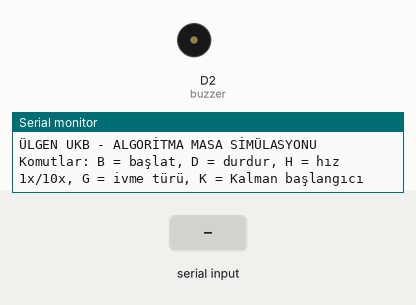
The sketch below on a simulated ESP8266 (NodeMCU). On the bench: buzzer (waves = sounding, pin HIGH), the last lines printed to the serial monitor. The inputs (shaded band) are chosen by the test bench. Random numbers use the default seed unless the sketch sets one.

Above: at 1.2 s.
1.3 s: "B" received over Serial
2.8 s: "H" received over Serial
At 5.44 s:
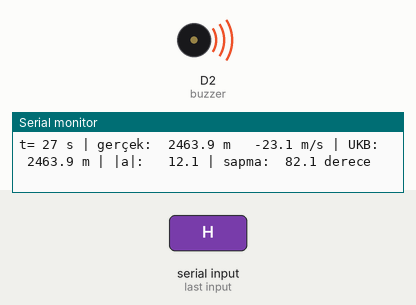
5.8 s: "D" received over Serial
Timing chart, 0 to 8.8 s (numbered marks = the images above; inputs shaded):
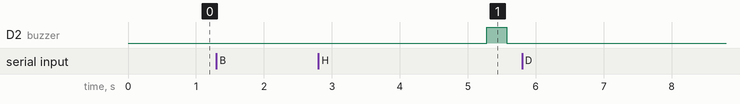

The sketch:

Algoritma_Simulasyon.ino
```cpp
////////////////////////////////////
// ÜLGEN UKB - UÇUŞ ALGORİTMASI MASA SİMÜLASYONU
// Sensör, RS232 veya ikinci kart GEREKMEZ. Sanal bir roket uçuşu üretir,
// UKB-Kod.ino'daki algoritmayı (Kalman dahil, SUT modundaki gibi) üzerinde çalıştırır
// ve hangi olay hangi irtifada tetiklendi Serial'e yazar.
// Piro MOSFET'leri çalıştırılmaz; sadece buzzer öter ve Serial'e yazılır.
//
// Serial Monitor: 115200 baud, "Yeni satır" seçili.
// Komutlar:
//   B -> Simülasyonu başlat
//   D -> Simülasyonu durdur
//   H -> Hız: 1x / 10x (10x ile uçuş çok daha çabuk biter)
//   G -> İvme türü: lineer (yerçekimsiz) / ivmeölçer (yerçekimli)
//   K -> Kalman başlangıcı: UKB gibi 0'dan / ilk ölçümden
////////////////////////////////////

#define buzzer D2

////////////////////////////////////
// Eşikler (UKB-Kod.ino ile aynı tutun)
float KALKIS_ESIGI  = 5;     // m/s²
float YANMA_ESIGI   = 15;    // m/s²
float GOVDE_ACISI   = 60;    // derece
float MIN_IRTIFA    = 2400;  // metre
float APOGEE_MARGIN = 2.5;   // metre
float MAIN_IRTIFA   = 500;   // metre

////////////////////////////////////
// Simülasyon ayarları (kendi roketinize göre değiştirin)
const float G                = 9.81f;
const float YER_RAKIM        = 850.0f;   // m, deniz seviyesinden
const float RAMPA_SURESI     = 3.0f;     // s, rampada bekleme
const float YANMA_SURESI     = 3.5f;     // s, motor yanma süresi
const float MOTOR_IVME       = 85.0f;    // m/s², motorun verdiği ivme
const float SURTUNME_KAT     = 0.0002f;  // havanın sürtünme katsayısı
const float DROGUE_INIS_HIZI = 35.0f;    // m/s
const float MAIN_INIS_HIZI   = 8.0f;     // m/s
const float PARASUT_ZAMAN_SABITI = 1.0f; // s, paraşüt açılma yumuşaklığı
const float DT               = 0.025f;   // s, UKB sensör periyodu (25 ms)

bool GRAVITELI_IVME     = false;  // false: UKB NORMAL moddaki gibi lineer ivme
bool KALMAN_ILK_OLCUMLE = false;  // false: UKB gibi Kalman 0'dan başlar

////////////////////////////////////
// Uçuş durum bayrakları (UKB-Kod.ino ile aynı)
bool kalkti       = false;
bool yandi        = false;
bool govdeAcisi   = false;
bool irtifaOk     = false;
bool apogee       = false;
bool ApogeePyroOk = false;
bool Main         = false;
bool MainPyroOk   = false;
float zirveIrtifa = 0;
float yerIrtifa   = 0;

bool  yerIrtifaHazir  = false;
int   yerIrtifaSayac  = 0;
float yerIrtifaToplam = 0.0f;
#define YER_IRTIFA_ORNEK 3

struct SensorVerisi {
  float irtifa;
  float ivmeX, ivmeY, ivmeZ;
  float aciX, aciY, aciZ;
};

////////////////////////////////////
unsigned long simdi     = 0;
unsigned long sonbuzzer = 0;
unsigned long sonAdim   = 0;
bool buzzerA = false;

////////////////////////////////////
// KALMAN (UKB-Kod.ino ile aynı, sadece dt dışarıdan verilir)
float kalmanIrtifa = 0.0f;
float kalmanHiz    = 0.0f;
float P_00 = 1.0f, P_01 = 0.0f;
float P_10 = 0.0f, P_11 = 1.0f;
const float Q_pozisyon = 0.001f;
const float Q_hiz      = 0.003f;
const float R_baro     = 2.0f;

void kalmanFiltresiGuncelle(float baroIrtifa, float dikeyIvme, float dt) {
  float tahminIrtifa = kalmanIrtifa + (kalmanHiz * dt) + (0.5f * dikeyIvme * dt * dt);
  float tahminHiz    = kalmanHiz + (dikeyIvme * dt);

  P_00 += dt * (P_10 + P_01) + dt * dt * P_11 + Q_pozisyon;
  P_01 += dt * P_11;
  P_10 += dt * P_11;
  P_11 += Q_hiz;

  float S   = P_00 + R_baro;
  float K_0 = P_00 / S;
  float K_1 = P_10 / S;
  float hata = baroIrtifa - tahminIrtifa;

  kalmanIrtifa = tahminIrtifa + (K_0 * hata);
  kalmanHiz    = tahminHiz    + (K_1 * hata);

  float p00_t = P_00, p01_t = P_01;
  P_00 -= K_0 * p00_t;
  P_01 -= K_0 * p01_t;
  P_10 -= K_1 * p00_t;
  P_11 -= K_1 * p01_t;
}

float sapmaHesapla(float aciX, float aciY) {
  float r = aciX * M_PI / 180.0f;
  float p = aciY * M_PI / 180.0f;
  float c = cosf(r) * cosf(p);
  c = constrain(c, -1.0f, 1.0f);
  return acosf(c) * 180.0f / M_PI;
}

////////////////////////////////////
// Piro tetiklemesi simülasyonu (gerçek MOSFET yok)
void piroTetikle(const char* ad) {
  Serial.printf(">>> %s PİRO TETİKLENDİ (simülasyon)\n", ad);
  digitalWrite(buzzer, HIGH);
  sonbuzzer = simdi;
  buzzerA   = true;
}

////////////////////////////////////
// UÇUŞ ALGORİTMASI (UKB-Kod.ino ile aynı mantık)
void algoritmaCalistir(const SensorVerisi &v) {
  if (v.irtifa > zirveIrtifa) zirveIrtifa = v.irtifa;

  float toplamIvme = sqrtf(v.ivmeX*v.ivmeX + v.ivmeY*v.ivmeY + v.ivmeZ*v.ivmeZ);
  float sapma      = sapmaHesapla(v.aciX, v.aciY);

  if (!kalkti && toplamIvme > KALKIS_ESIGI) kalkti = true;
  if (kalkti  && !yandi      && toplamIvme < YANMA_ESIGI)                    yandi     = true;
  if (yandi   && !irtifaOk   && (v.irtifa - yerIrtifa) > MIN_IRTIFA)         irtifaOk  = true;
  if (kalkti  && !govdeAcisi && irtifaOk && sapma > GOVDE_ACISI)             govdeAcisi= true;
  if (irtifaOk && !apogee && govdeAcisi && (zirveIrtifa - v.irtifa) > APOGEE_MARGIN) apogee = true;

  if (kalkti && yandi && govdeAcisi && irtifaOk && apogee && !ApogeePyroOk) {
    ApogeePyroOk = true;
    piroTetikle("APOGEE");
  }

  if (kalkti && yandi && govdeAcisi && irtifaOk && apogee && ApogeePyroOk
      && !Main && (v.irtifa - yerIrtifa) <= MAIN_IRTIFA) {
    Main = true;
  }

  if (kalkti && yandi && govdeAcisi && irtifaOk && apogee && ApogeePyroOk
      && Main && !MainPyroOk) {
    MainPyroOk = true;
    piroTetikle("MAIN");
  }
}

////////////////////////////////////
// SANAL ROKET (fizik modeli)
////////////////////////////////////
bool  simAktif = false;
int   faz = 0;                 // 0 rampa, 1 yanma, 2 süzülme/iniş, 5 bitti
int   hizCarpani = 1;
float simT = 0, simH = 0, simV = 0, simA = 0;
float yanmaBas = 0, yanmaBitis = 0;
float zirveGercek = 0, zirveGercekZamani = 0;
float sonDurumSaniye = -1;

const char* olayAdi[8] = {"KALKTI", "YANDI (motor bitti)", "İRTİFA OK", "GÖVDE AÇISI",
                          "APOGEE", "APOGEE PİRO", "MAIN", "MAIN PİRO"};
uint8_t sonBayrak = 0;
float olayZaman[8], olayIrtifa[8], olayKalmanIrtifa[8];
bool  olayVar[8];

float gurultu(float genlik) {
  return (random(-1000, 1001) / 1000.0f) * genlik;
}

uint8_t bayrakByte() {
  uint8_t d = 0;
  if (kalkti)       d |= (1 << 0);
  if (yandi)        d |= (1 << 1);
  if (irtifaOk)     d |= (1 << 2);
  if (govdeAcisi)   d |= (1 << 3);
  if (apogee)       d |= (1 << 4);
  if (ApogeePyroOk) d |= (1 << 5);
  if (Main)         d |= (1 << 6);
  if (MainPyroOk)   d |= (1 << 7);
  return d;
}

void simBaslat() {
  kalkti = yandi = irtifaOk = apogee = govdeAcisi = ApogeePyroOk = Main = MainPyroOk = false;
  zirveIrtifa = 0;
  yerIrtifaHazir = false; yerIrtifaSayac = 0; yerIrtifaToplam = 0;
  kalmanIrtifa = 0; kalmanHiz = 0;
  P_00 = 1; P_01 = 0; P_10 = 0; P_11 = 1;

  faz = 0; simT = 0; simH = 0; simV = 0; simA = 0;
  zirveGercek = 0; zirveGercekZamani = 0; sonDurumSaniye = -1;
  sonBayrak = 0;
  for (int i = 0; i < 8; i++) olayVar[i] = false;
  simAktif = true;

  Serial.println(F("\n===== SİMÜLASYON BAŞLADI ====="));
  Serial.printf("Yer rakımı: %.0f m | İvme türü: %s | Kalman başlangıcı: %s | Hız: %dx\n",
                YER_RAKIM, GRAVITELI_IVME ? "ivmeölçer (yerçekimli)" : "lineer (yerçekimsiz)",
                KALMAN_ILK_OLCUMLE ? "ilk ölçüm" : "0 (UKB gibi)", hizCarpani);
}

void simFizikAdimi() {
  simT += DT;

  if (faz == 0 && simT >= RAMPA_SURESI) { faz = 1; yanmaBas = simT; }
  if (faz == 1 && simT - yanmaBas >= YANMA_SURESI) { faz = 2; yanmaBitis = simT; }

  if (faz == 0) {
    simA = 0; simV = 0; simH = 0;
    return;
  }

  float aMotor = (faz == 1) ? MOTOR_IVME : 0.0f;

  if (MainPyroOk)        simA = (-MAIN_INIS_HIZI   - simV) / PARASUT_ZAMAN_SABITI;
  else if (ApogeePyroOk) simA = (-DROGUE_INIS_HIZI - simV) / PARASUT_ZAMAN_SABITI;
  else                   simA = aMotor - G - SURTUNME_KAT * simV * fabsf(simV);

  simV += simA * DT;
  simH += simV * DT;

  if (simH > zirveGercek) { zirveGercek = simH; zirveGercekZamani = simT; }

  if (faz >= 2 && simV < 0 && simH <= 0) faz = 5;   // yere indi
}

void olaylariKontrolEt(float kalmanAGL) {
  uint8_t simdikiBayrak = bayrakByte();
  uint8_t degisen = simdikiBayrak ^ sonBayrak;
  for (int i = 0; i < 8; i++) {
    if (degisen & (1 << i)) {
      olayVar[i] = true;
      olayZaman[i] = simT;
      olayIrtifa[i] = simH;
      olayKalmanIrtifa[i] = kalmanAGL;
      Serial.printf("[t=%6.2f s] %-20s | gerçek irtifa: %7.1f m | UKB irtifası: %7.1f m | hız: %6.1f m/s\n",
                    simT, olayAdi[i], simH, kalmanAGL, simV);
    }
  }
  sonBayrak = simdikiBayrak;
}

void ozetYazdir() {
  Serial.println(F("\n================ SİMÜLASYON ÖZETİ ================"));
  Serial.printf("Gerçek zirve       : %.1f m (t = %.2f s)\n", zirveGercek, zirveGercekZamani);
  Serial.printf("UKB'nin gördüğü zirve: %.1f m\n", zirveIrtifa - yerIrtifa);

  if (olayVar[5]) {
    Serial.printf("Apogee piro        : t = %.2f s, gerçek irtifa %.1f m (zirveden %.1f m aşağıda, %.2f s sonra)\n",
                  olayZaman[5], olayIrtifa[5], zirveGercek - olayIrtifa[5], olayZaman[5] - zirveGercekZamani);
  } else {
    Serial.println(F("Apogee piro        : TETİKLENMEDİ  [X]"));
  }

  if (olayVar[7]) {
    Serial.printf("Main piro          : gerçek irtifa %.1f m (hedef %.0f m)\n", olayIrtifa[7], MAIN_IRTIFA);
  } else {
    Serial.println(F("Main piro          : TETİKLENMEDİ  [X]"));
  }

  bool ok = olayVar[5] && olayVar[7] &&
            fabsf(zirveGercek - olayIrtifa[5]) < 60.0f &&
            fabsf(olayIrtifa[7] - MAIN_IRTIFA) < 60.0f;
  Serial.println(ok ? F("SONUÇ: Algoritma beklenen şekilde çalıştı [OK]")
                    : F("SONUÇ: Beklenmeyen davranış var, yukarıdaki olay zamanlarını incele [X]"));
  Serial.println(F("==================================================\n"));
}

void simAdimi() {
  simFizikAdimi();

  float hamIrtifa = YER_RAKIM + simH + gurultu(0.6f);

  SensorVerisi v;
  v.ivmeZ = simA + (GRAVITELI_IVME ? G : 0.0f) + gurultu(0.15f);
  v.ivmeX = gurultu(0.1f);
  v.ivmeY = gurultu(0.1f);

  // Açılar: rampada ve yanmada neredeyse dik, yanma bitince yavaşça yatar
  if (faz == 0)       { v.aciX = gurultu(0.3f);  v.aciY = gurultu(0.3f); }
  else if (faz == 1)  { v.aciX = 2.0f * sinf(simT * 3.0f); v.aciY = 2.0f * sinf(simT * 2.0f); }
  else                { v.aciX = 2.0f * sinf(simT * 3.0f); v.aciY = min(110.0f, 4.0f * (simT - yanmaBitis)); }
  v.aciZ = 0;

  if (KALMAN_ILK_OLCUMLE && yerIrtifaSayac == 0 && !yerIrtifaHazir) kalmanIrtifa = hamIrtifa;
  kalmanFiltresiGuncelle(hamIrtifa, v.ivmeZ, DT);
  v.irtifa = kalmanIrtifa;

  // UKB'deki gibi: önce yer irtifasını biriktir, sonra algoritmayı çalıştır
  if (!yerIrtifaHazir) {
    yerIrtifaToplam += hamIrtifa;
    yerIrtifaSayac++;
    if (yerIrtifaSayac >= YER_IRTIFA_ORNEK) {
      yerIrtifa = yerIrtifaToplam / (float)YER_IRTIFA_ORNEK;
      yerIrtifaHazir = true;
    }
  } else {
    algoritmaCalistir(v);
  }

  float kalmanAGL = kalmanIrtifa - yerIrtifa;
  olaylariKontrolEt(kalmanAGL);

  // Her simülasyon saniyesinde bir durum satırı
  if ((int)simT != (int)sonDurumSaniye) {
    sonDurumSaniye = simT;
    float sapma = sapmaHesapla(v.aciX, v.aciY);
    Serial.printf("t=%3d s | gerçek: %7.1f m %7.1f m/s | UKB: %7.1f m | |a|: %6.1f | sapma: %5.1f derece\n",
                  (int)simT, simH, simV, kalmanAGL,
                  sqrtf(v.ivmeX*v.ivmeX + v.ivmeY*v.ivmeY + v.ivmeZ*v.ivmeZ), sapma);
  }

  if (faz == 5) {
    simAktif = false;
    Serial.println(F("--- Roket yere indi ---"));
    ozetYazdir();
  }
}

////////////////////////////////////
void komutIsle() {
  while (Serial.available()) {
    char k = toupper(Serial.read());
    if (k == 'B') simBaslat();
    else if (k == 'D') { simAktif = false; Serial.println(F("[Simülasyon durduruldu]")); }
    else if (k == 'H') {
      hizCarpani = (hizCarpani == 1) ? 10 : 1;
      Serial.printf("[Hız: %dx]\n", hizCarpani);
    } else if (k == 'G') {
      GRAVITELI_IVME = !GRAVITELI_IVME;
      Serial.println(GRAVITELI_IVME ? F("[İvme türü: ivmeölçer (yerçekimli)]") : F("[İvme türü: lineer (yerçekimsiz)]"));
    } else if (k == 'K') {
      KALMAN_ILK_OLCUMLE = !KALMAN_ILK_OLCUMLE;
      Serial.println(KALMAN_ILK_OLCUMLE ? F("[Kalman ilk ölçümle başlayacak]") : F("[Kalman 0'dan başlayacak (UKB gibi)]"));
    }
  }
}

////////////////////////////////////
void setup() {
  Serial.begin(115200);
  unsigned long bekle = millis();
  while (!Serial && millis() - bekle < 3000);

  pinMode(buzzer, OUTPUT);
  digitalWrite(buzzer, LOW);
  randomSeed(micros());

  Serial.println(F("ÜLGEN UKB - ALGORİTMA MASA SİMÜLASYONU"));
  Serial.println(F("Komutlar: B = başlat, D = durdur, H = hız 1x/10x, G = ivme türü, K = Kalman başlangıcı"));
}

////////////////////////////////////
void loop() {
  simdi = millis();
  komutIsle();

  if (buzzerA && simdi - sonbuzzer >= 300) {
    buzzerA = false;
    digitalWrite(buzzer, LOW);
  }

  if (simAktif && simdi - sonAdim >= (unsigned long)(DT * 1000)) {
    sonAdim = simdi;
    for (int i = 0; i < hizCarpani && simAktif; i++) simAdimi();
  }
}
```

Measured:
- after the input at 2.8 s, D2 (buzzer): LOW → HIGH after 2.5 s, → LOW 0.29 s later
